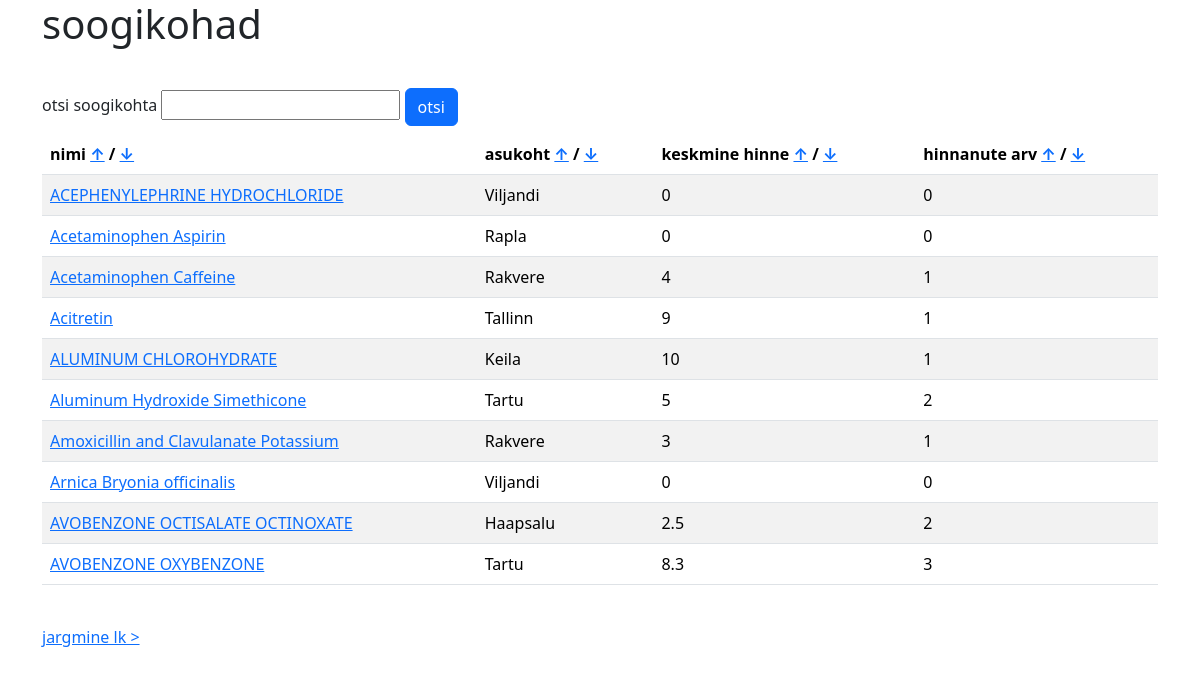
The page / on the database its author committed.
### tables this page shows
CREATE TABLE `kohad` (
  `id` int(255) NOT NULL,
  `nimi` varchar(255) NOT NULL,
  `asukoht` varchar(255) NOT NULL,
  `keskmine_hinne` float NOT NULL,
  `hinnanute_arv` int(255) NOT NULL,
  `tyyp` varchar(255) NOT NULL
);

### index.php (the view, shortened to what this page needs)
<?php include ("config.php"); session_start(); ?>
<!DOCTYPE html>
<html lang="et">
<head>
    <link
        href="https://cdn.jsdelivr.net/npm/bootstrap@5.3.2/dist/css/bootstrap.min.css" rel="stylesheet"
    >
</head>
<body>
    <div class="container">
        <h1>soogikohad</h1>
        <br>
        <form method="get">
            <label for="otsi">otsi soogikohta</label>
            <input type="text" name="otsi" id="otsi">
            <input type="submit" class="btn btn-primary my-2" value="otsi">
        </form>
        <table class="table table-striped">
            <thead>
                <tr>
                    <th scope="col">nimi <a href="?sort=nimi&order=asc">↑</a> / <a href="?sort=nimi&order=desc">↓</a></th>
                    <th scope="col">asukoht <a href="?sort=asukoht&order=asc">↑</a> / <a href="?sort=asukoht&order=desc">↓</a></th>
                    <th scope="col">keskmine hinne <a href="?sort=keskmine_hinne&order=asc">↑</a> / <a href="?sort=keskmine_hinne&order=desc">↓</a></th>
                    <th scope="col">hinnanute arv <a href="?sort=hinnanute_arv&order=asc">↑</a> / <a href="?sort=hinnanute_arv&order=desc">↓</a></th>
                </tr>
            </thead>
            <tbody>
                <?php
                $lehesuur = 10;
                if (isset($_GET['lehekylg'])) {
                    $lehekylg = $_GET['lehekylg'];
                } else {
                    $lehekylg = 1;
                }
                $start = ($lehekylg-1) * $lehesuur;
                $sort = isset($_GET['sort']) ? $_GET['sort'] : 'nimi';
                $order = isset($_GET['order']) ? $_GET['order'] : 'asc';
                $otsi = isset($_GET['otsi']) ? $_GET['otsi'] : '';
                $otsisql = $otsi ? "WHERE nimi LIKE '%$otsi%'" : '';
                $sqlparing1 = "SELECT * FROM kohad $otsisql ORDER BY $sort $order LIMIT $start, $lehesuur";
                $result = $yhendus -> query($sqlparing1);
                if ($result -> num_rows > 0){
                    while ($row = $result -> fetch_assoc()){
                        $id = $row['id'];
                        $hinnanutearvparing = "SELECT COUNT(*) as hinnanute_arv FROM hinnangud WHERE id_koht = '$id'";
                        $Hvastus = $yhendus -> query($hinnanutearvparing);
                        $hinnanuteArv = $Hvastus -> fetch_assoc()['hinnanute_arv'];
                        $Khinneparing = "SELECT AVG(hinnang) as keskmine_hinne FROM hinnangud WHERE id_koht = '$id'";
                        $Khinnevastus = $yhendus ->  query($Khinneparing);
                        $Khinne = $Khinnevastus -> fetch_assoc()['keskmine_hinne'];
                        ?>
                        <tr>
                            <td><a href="hinnang.php?koht= <?php echo urlencode($id); ?> "> <?php echo $row["nimi"]; ?> </a></td>
                            <td> <?php echo $row["asukoht"]; ?> </td>
                            <td> <?php echo round($Khinne, 1);?> </td>
                            <td> <?php echo $hinnanuteArv; ?> </td>
                        </tr>
                        <?php
                    }
                }
                ?>
            </tbody>
        </table>
        <?php
        $jargminelehekylg = $lehekylg + 1;
        if ($result->num_rows == $lehesuur) {
            echo "<a href='?lehekylg=$jargminelehekylg'><br> jargmine lk &gt;</a>";
        }
        ?>
    </div>
    </body>
</html>

### rows shown on the page
kohad: nimi "ACEPHENYLEPHRINE HYDROCHLORIDE", asukoht "Viljandi", Khinne "0", hinnanuteArv "0"
kohad: nimi "Acetaminophen Aspirin", asukoht "Rapla", Khinne "0", hinnanuteArv "0"
kohad: nimi "Acetaminophen Caffeine", asukoht "Rakvere", Khinne "4", hinnanuteArv "1"
kohad: nimi "Acitretin", asukoht "Tallinn", Khinne "9", hinnanuteArv "1"
kohad: nimi "ALUMINUM CHLOROHYDRATE", asukoht "Keila", Khinne "10", hinnanuteArv "1"
kohad: nimi "Aluminum Hydroxide Simethicone", asukoht "Tartu", Khinne "5", hinnanuteArv "2"
kohad: nimi "Amoxicillin and Clavulanate Potassium", asukoht "Rakvere", Khinne "3", hinnanuteArv "1"
kohad: nimi "Arnica Bryonia officinalis", asukoht "Viljandi", Khinne "0", hinnanuteArv "0"
kohad: nimi "AVOBENZONE OCTISALATE OCTINOXATE", asukoht "Haapsalu", Khinne "2.5", hinnanuteArv "2"
kohad: nimi "AVOBENZONE OXYBENZONE", asukoht "Tartu", Khinne "8.3", hinnanuteArv "3"
